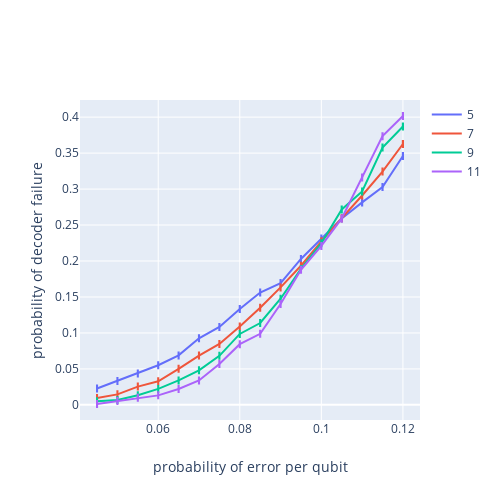

Here is the notebook cell this chart was saved with:
### Code cell
plot_plotly(x, y, [5, 7, 9, 11], error)
